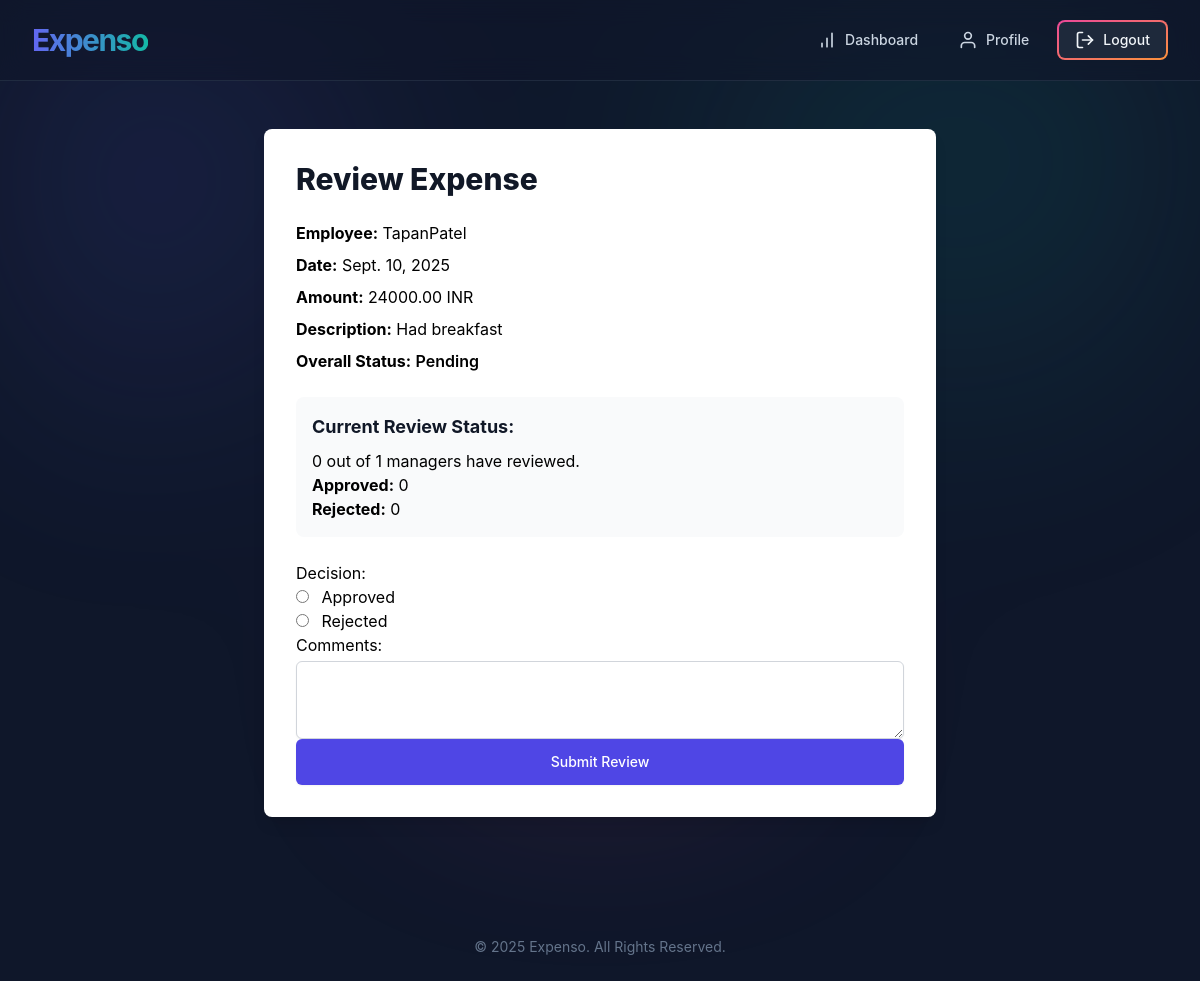
/approvals/review/7/ (signed in), run on the app's committed database.
### expenses/models.py (models this page shows, shortened)
class Expense(models.Model):
    STATUS_CHOICES = [
        ('PENDING', 'Pending'),
        ('APPROVED', 'Approved'),
        ('REJECTED', 'Rejected'),
    ]
    employee = models.ForeignKey(settings.AUTH_USER_MODEL, on_delete=models.CASCADE)
    category = models.ForeignKey(ExpenseCategory, on_delete=models.PROTECT)
    amount = models.DecimalField(max_digits=10, decimal_places=2)
    currency = models.CharField(max_length=3, default='USD')
    description = models.TextField()
    date = models.DateField()
    status = models.CharField(max_length=10, choices=STATUS_CHOICES, default='PENDING')
    created_at = models.DateTimeField(auto_now_add=True)
    updated_at = models.DateTimeField(auto_now=True)

### accounts/models.py (models this page shows, shortened)
class CustomUser(AbstractUser):
    class Role(models.TextChoices):
        ADMIN = 'ADMIN', 'Admin'
        MANAGER = 'MANAGER', 'Manager'
        EMPLOYEE = 'EMPLOYEE', 'Employee'
    base_role = Role.ADMIN
    role = models.CharField(max_length=50, choices=Role.choices, default=base_role)
    company = models.ForeignKey(Company, on_delete=models.CASCADE, null=True, blank=True)
    managers = models.ManyToManyField(
        'self',
        symmetrical=False,
        related_name='subordinates',
        blank=True
    )
    class Meta:
        constraints = [
            models.UniqueConstraint(
                fields=['company'],
                condition=Q(role='ADMIN'),
                name='one_admin_per_company'
            )
        ]

### approvals/views.py (the view, shortened to what this page needs)
# urls.py: path('review/<int:expense_id>/', views.ReviewExpenseView.as_view(), name='review_expense'),
class ReviewExpenseView(LoginRequiredMixin, View):
    def get(self, request, expense_id):
        expense = get_object_or_404(Expense, id=expense_id)
        if expense.approvals.filter(manager=request.user).exists():
            return redirect('expense_approvals')
        form = ReviewForm()
        approved_count = expense.approvals.filter(decision='APPROVED').count()
        rejected_count = expense.approvals.filter(decision='REJECTED').count()
        context = {
            'expense': expense,
            'form': form,
            'approved_count': approved_count,
            'rejected_count': rejected_count,
        }
        return render(request, 'approvals/review_expense.html', context)

### approvals/forms.py
class ReviewForm(forms.Form):
    decision = forms.ChoiceField(
        choices=Approval.Decision.choices,
        widget=forms.RadioSelect(attrs={'class': 'mr-2'}),
    )
    comments = forms.CharField(
        widget=forms.Textarea(attrs={
            'class': 'mt-1 block w-full px-3 py-2 border border-gray-300 rounded-md shadow-sm focus:outline-none focus:ring-indigo-500 focus:border-indigo-500 sm:text-sm',
            'rows': 3
        }),
        required=False
    )

### approvals/templates/approvals/review_expense.html (shortened to what this page needs)
{% extends 'accounts/base.html' %}
{% block content %}
<div class="bg-white p-8 rounded-lg shadow-lg w-full max-w-2xl mx-auto">
    <h2 class="text-3xl font-extrabold text-gray-900 mb-6">Review Expense</h2>
    <div class="space-y-2 mb-6 text-black">
        <p><strong>Employee:</strong> {{ expense.employee.username }}</p>
        <p><strong>Date:</strong> {{ expense.date }}</p>
        <p><strong>Amount:</strong> {{ expense.amount }} {{ expense.currency }}</p>
        <p><strong>Description:</strong> {{ expense.description }}</p>
        <p><strong>Overall Status:</strong> <span class="font-semibold">{{ expense.get_status_display }}</span></p>
    </div>
    <div class="bg-gray-50 p-4 rounded-lg mb-6 text-black">
        <h3 class="text-lg font-bold text-gray-900 mb-2">Current Review Status:</h3>
        <p>{{ expense.approvals.all.count }} out of {{ expense.employee.managers.count }} managers have reviewed.</p>
        <ul>
            <li><strong>Approved:</strong> {{ approved_count }}</li>
            <li><strong>Rejected:</strong> {{ rejected_count }}</li>
        </ul>
    </div>
    <form method="post" class="mt-6 text-black">
        {{ form.as_p }}
        <button type="submit" class="w-full flex justify-center py-3 px-4 border border-transparent rounded-md shadow-sm text-sm font-medium text-white bg-indigo-600 hover:bg-indigo-700">Submit Review</button>
    </form>
</div>
{% endblock %}

### accounts/templates/accounts/base.html (style rules this page uses)
:root { font-family: 'Inter', sans-serif; --glow-color-1: #6366f1; --glow-color-2: #14b8a6; --glow-color-3: #ec4899; --color-dark-text: #14171c; --color-light-input: #c5eaea; --color-medium-grey: #475569; }
body::before { content: ''; position: fixed; top: 0; left: 0; width: 100vw; height: 100vh; background: radial-gradient(circle at 10% 20%, var(--glow-color-1), transparent 30%), radial-gradient(circle at 80% 15%, var(--glow-color-2), transparent 35%), radial-gradient(circle at 50% 90%, var(--glow-color-3), transparent 30%); will-change: transform; animation: aurora 25s linear infinite; z-index: -1; opacity: 0.15; filter: blur(100px); }
.card-content-area, .bg-white { background-color: #fff !important; color: var(--color-dark-text) !important; }

### data on the page
Expense: employee.username "TapanPatel", date "Sept. 10, 2025", amount "24000.00", currency "INR", description "Had breakfast", status "Pending", approvals.all.count "0", employee.managers.count "1"

### other printed values
{{ approved_count }} "0"
{{ rejected_count }} "0"
